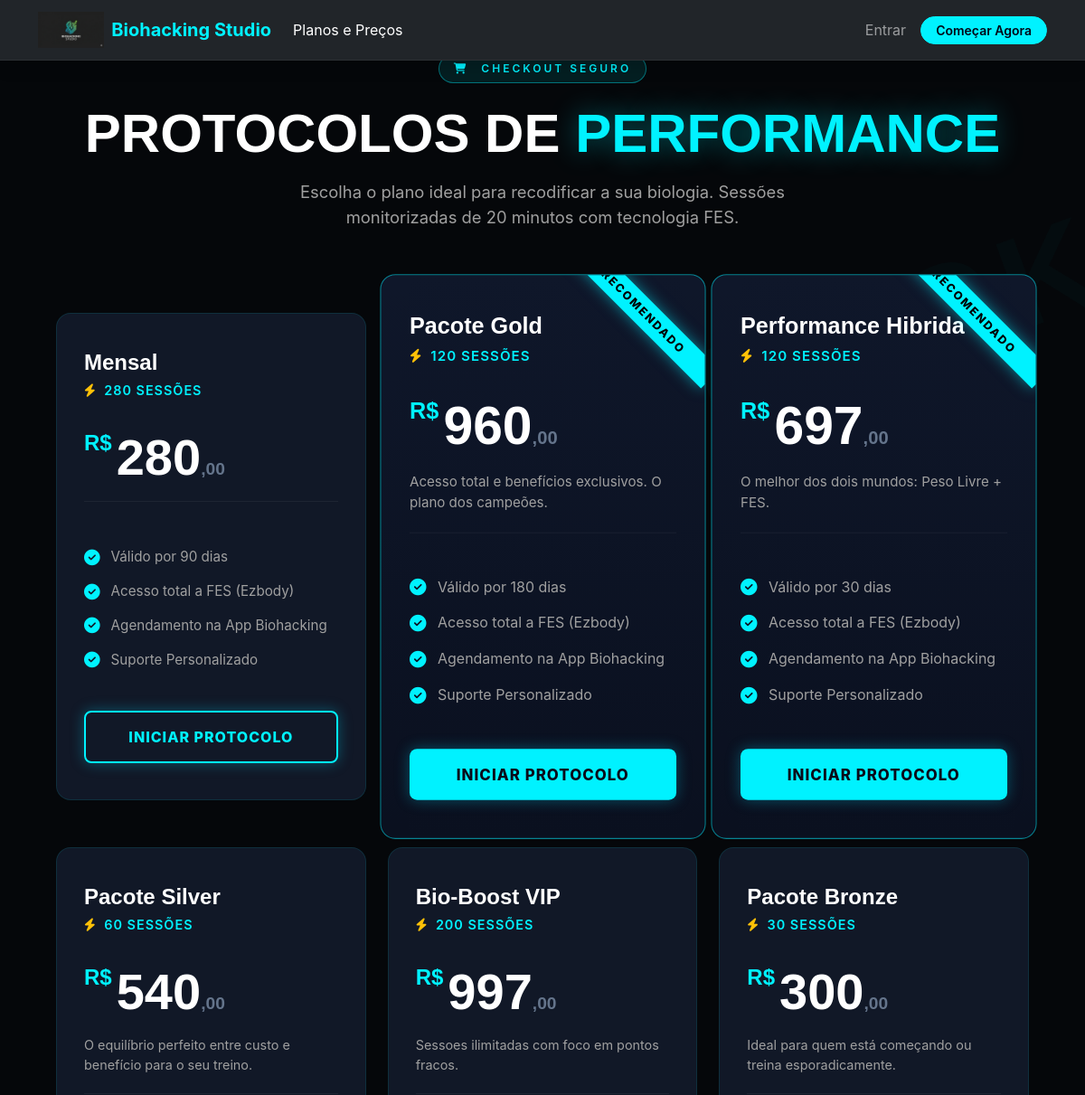
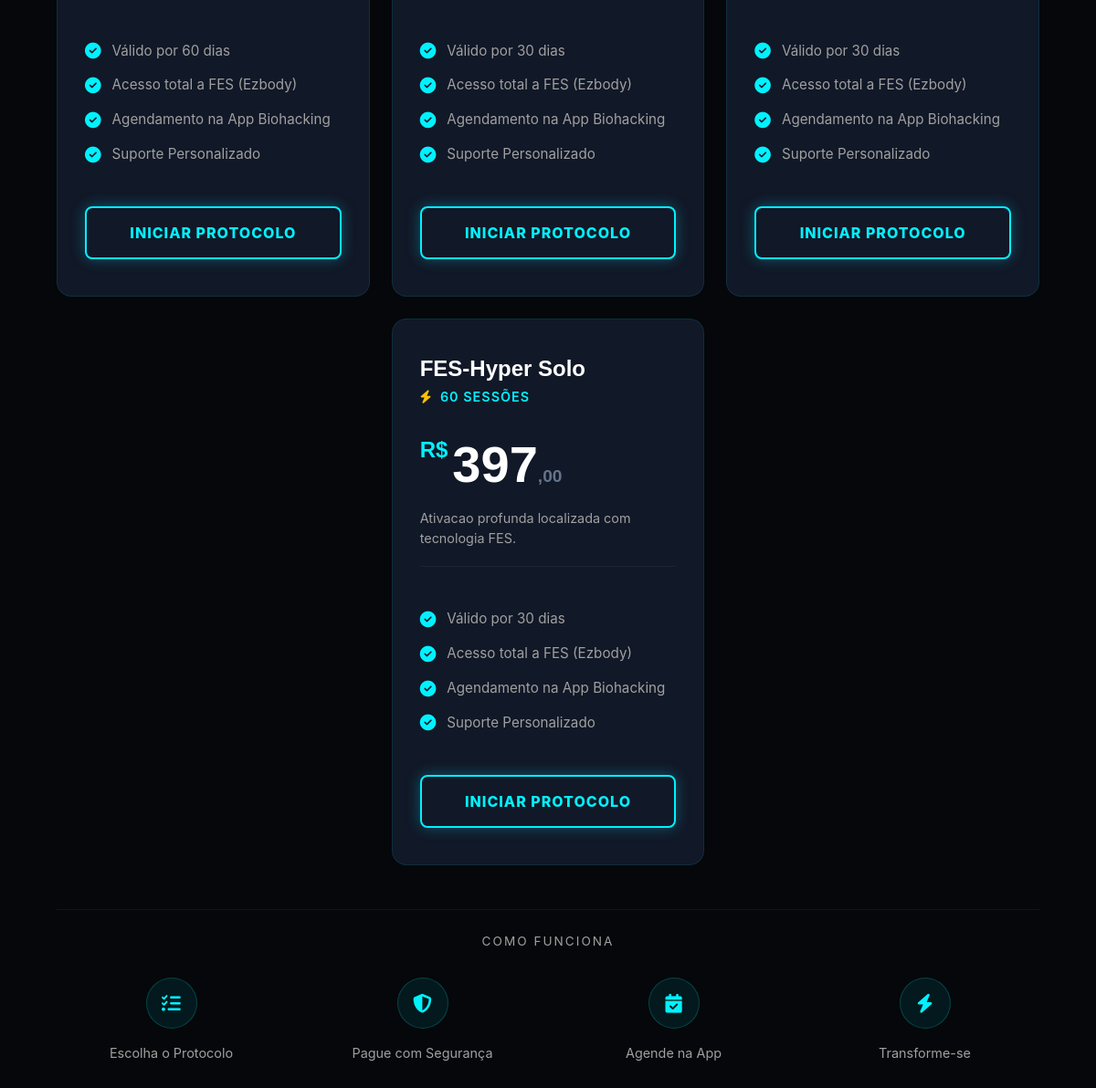
Page /shop/packages on the earlier database version (2 pictures, top to bottom).
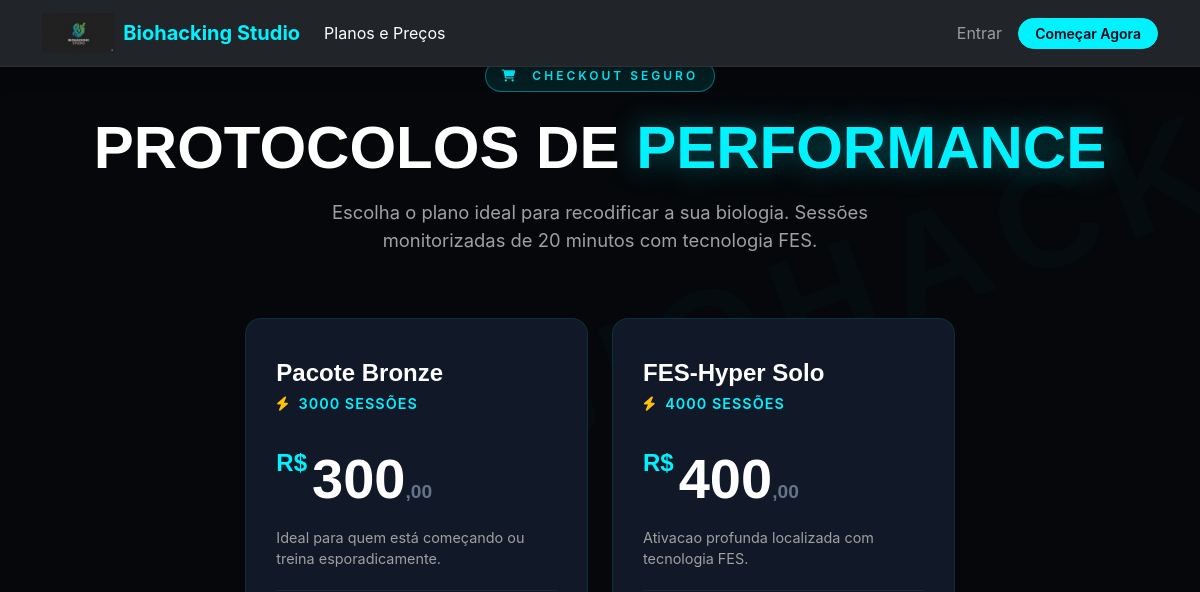
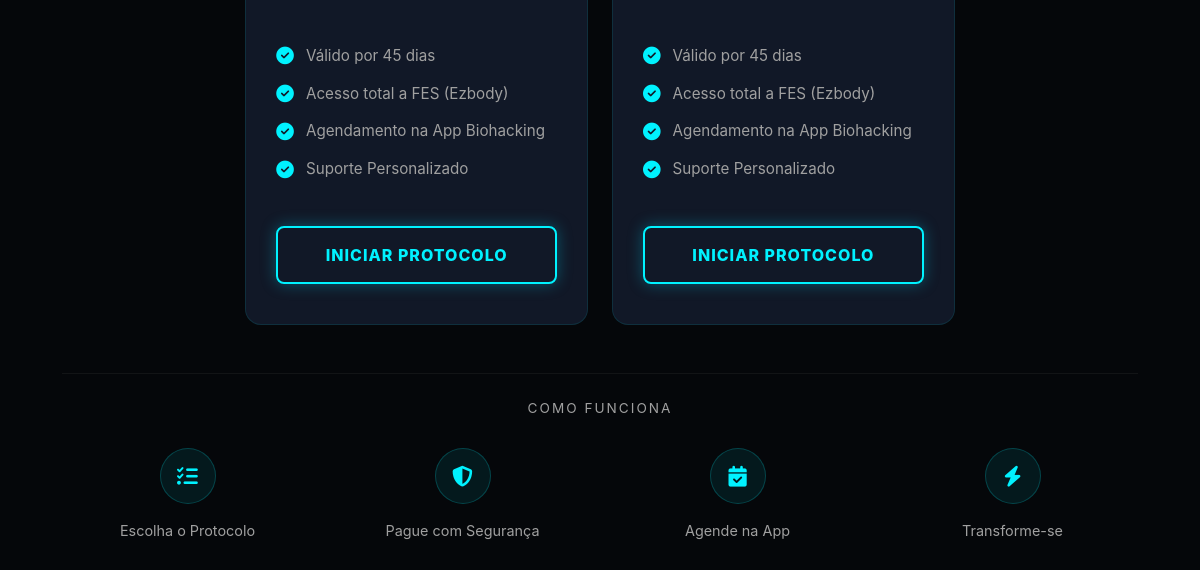
Same page on the later database version (2 pictures, top to bottom).
### app/models/package.py (models this page shows, shortened)
class Package(db.Model):
    __tablename__ = 'packages'
    id = db.Column(db.Integer, primary_key=True)
    name = db.Column(db.String(100), nullable=False)
    description = db.Column(db.Text)
    credits = db.Column(db.Integer, nullable=False)
    price = db.Column(db.Numeric(10, 2), nullable=False)
    installments = db.Column(db.Integer, default=1)  # Quantas parcelas
    installment_price = db.Column(db.Numeric(10, 2))  # Preco por parcela
    validity_days = db.Column(db.Integer, nullable=False)  # Ex: 90 dias
    photo_url = db.Column(db.String(255))
    color = db.Column(db.String(7), default='#FF6B35')
    is_featured = db.Column(db.Boolean, default=False)  # Destaque
    display_order = db.Column(db.Integer, default=0)
    badge = db.Column(db.String(50))  # Ex: "MAIS VENDIDO", "NOVO"
    extra_benefits = db.Column(db.JSON)  # Ex: ["Toalha gratis", "Garrafinha"]
    is_recurring = db.Column(db.Boolean, default=False)  # Se é pacote recorrente
    recurring_interval_days = db.Column(db.Integer, default=30)  # Intervalo entre cobranças
    welcome_xp_bonus = db.Column(db.Integer, default=0)  # Bônus XP na primeira compra
    is_active = db.Column(db.Boolean, default=True)
    created_at = db.Column(db.DateTime, default=datetime.utcnow)
    updated_at = db.Column(db.DateTime, default=datetime.utcnow, onupdate=datetime.utcnow)
    subscriptions = db.relationship('Subscription', backref='package', lazy=True)

### app/routes/shop.py (the view)
@shop_bp.route('/')
@shop_bp.route('/packages')
def packages():
    packages = Package.query.filter_by(is_active=True).order_by(
        Package.display_order,
        Package.id
    ).all()
    modalities = Modality.query.filter_by(is_active=True).order_by(Modality.name).all()
    import json
    packages_json = json.dumps([{
        'id': p.id,
        'name': p.name,
        'credits': p.credits,
        'price': float(p.price)
    } for p in packages])
    return render_template('shop/packages.html', packages=packages, modalities=modalities, packages_json=packages_json)

### app/templates/shop/packages.html (shortened to what the changed rows need)
{% extends "base.html" %}
{% block extra_css %}
<link rel="stylesheet" href="{{ url_for('static', filename='css/landing.css') }}">
{% endblock %}
{% block content %}
<div class="bg-brand-texture" style="min-height: 100vh; padding: 60px 0; position: relative; background-color: var(--bg-dark, #05070a);">
    <div class="container" style="max-width: 1100px; position: relative; z-index: 2;">
        <div class="text-center mb-5 pb-3">
            <h1 style="font-size: clamp(2.5rem, 5vw, 4rem); font-weight: 900; margin-bottom: 15px; font-family: 'Outfit', sans-serif; color: #fff;">
                PROTOCOLOS DE <span style="color: var(--cyan-electric, #00f2ff); text-shadow: 0 0 30px rgba(0,242,255,0.4);">PERFORMANCE</span>
            </h1>
        </div>
        <div class="row g-4 justify-content-center align-items-center">
            {% for package in packages %}
            {% set is_highlighted = package.is_featured or (loop.index == 2 and packages|length == 3) %}
            {% set price_str = "%.2f"|format(package.price) %}
            {% set price_parts = price_str.split('.') %}
            <div class="col-lg-4 col-md-6">
                <div class="protocol-card {% if is_highlighted %}featured{% endif %}">
                    {% if is_highlighted %}
                    <div class="protocol-badge">RECOMENDADO</div>
                    {% endif %}
                    <h3 style="font-family: 'Outfit', sans-serif; font-weight: 800; font-size: 1.5rem; margin-bottom: 5px; color: #fff;">{{ package.name }}</h3>
                    <p style="color: var(--cyan-electric, #00f2ff); font-weight: 600; font-size: 0.9rem; letter-spacing: 1px;">
                        <i class="fas fa-bolt text-warning me-1"></i> {{ package.credits }} SESSÕES
                    </p>
                    <div class="price-tag">
                        <span class="price-currency">R$</span>{{ price_parts[0] }}<span style="font-size: 1.2rem; color: #64748b; font-weight: 600;">,{{ price_parts[1] }}</span>
                    </div>
                    {% if package.description %}
                    <p style="color: var(--text-dim, #94a3b8); font-size: 0.9rem; border-bottom: 1px solid rgba(255,255,255,0.05); padding-bottom: 20px; min-height: 60px;">
                        {{ package.description }}
                    </p>
                    {% else %}
                    <div style="border-bottom: 1px solid rgba(255,255,255,0.05); margin-bottom: 20px;"></div>
                    {% endif %}
                    <ul class="feature-list">
                        <li><i class="fas fa-check-circle"></i> Válido por {{ package.validity_days }} dias</li>
                        <li><i class="fas fa-check-circle"></i> Acesso total a FES (Ezbody)</li>
                        <li><i class="fas fa-check-circle"></i> Agendamento na App Biohacking</li>
                        <li><i class="fas fa-check-circle"></i> Suporte Personalizado</li>
                    </ul>
                    <a href="{{ url_for('shop.package_detail', id=package.id) }}"
                        class="btn-neon {% if not is_highlighted %}btn-outline{% endif %} w-100 d-block text-center mt-auto"
                        style="padding: 15px; text-decoration: none;">
                        INICIAR PROTOCOLO
                    </a>
                </div>
            </div>
            {% else %}
            <div class="col-12 text-center py-5">
                <i class="fas fa-box-open fa-4x mb-3 opacity-25" style="color: var(--text-dim, #94a3b8);"></i>
                <h4 style="color: var(--text-dim, #94a3b8);">A carregar novos protocolos...</h4>
                <p class="text-muted">Nenhum plano disponível de momento.</p>
            </div>
            {% endfor %}
        </div>
        <div class="text-center mt-5 pt-4" style="border-top: 1px solid rgba(255,255,255,0.05);">
            <div class="row g-4 justify-content-center">
                {% for step in [('1', 'Escolha o Protocolo', 'fas fa-list-check'), ('2', 'Pague com Segurança', 'fas fa-shield-halved'), ('3', 'Agende na App', 'fas fa-calendar-check'), ('4', 'Transforme-se', 'fas fa-bolt')] %}
                <div class="col-6 col-md-3 text-center">
                    <div class="rounded-circle d-inline-flex align-items-center justify-content-center mb-3"
                        style="width: 56px; height: 56px; background: rgba(0,242,255,0.08); border: 1px solid rgba(0,242,255,0.2); color: #00f2ff; font-size: 1.3rem;">
                        <i class="{{ step[2] }}"></i>
                    </div>
                    <p style="color: var(--text-dim, #94a3b8); font-size: 0.9rem; margin: 0;">{{ step[1] }}</p>
                </div>
                {% endfor %}
            </div>
        </div>
    </div>
</div>
{% endblock %}

Differences in the rows shown:
no longer on this page (row edited): Package: name "Mensal", credits "280", price_parts "280", price_parts "00", validity_days "90"
no longer on this page (row edited): Package: shows "RECOMENDADO", name "Pacote Gold", credits "120", price "960", price_parts "00", description "Acesso total e benefícios exclusivos. O plano dos campeões.", validity_days "180"
no longer on this page (row edited): Package: shows "RECOMENDADO", name "Performance Hibrida", credits "120", price "697", price_parts "00", description "O melhor dos dois mundos: Peso Livre + FES.", validity_days "30"
no longer on this page (row edited): Package: name "Pacote Silver", credits "60", price "540", price_parts "00", description "O equilíbrio perfeito entre custo e benefício para o seu treino.", validity_days "60"
no longer on this page (row edited): Package: name "Bio-Boost VIP", credits "200", price "997", price_parts "00", description "Sessoes ilimitadas com foco em pontos fracos.", validity_days "30"
changed Package "Pacote Bronze": credits "30" → "3000"; validity_days "30" → "45"
changed Package "FES-Hyper Solo": credits "60" → "4000"; price_parts "397" → "400"; validity_days "30" → "45"
